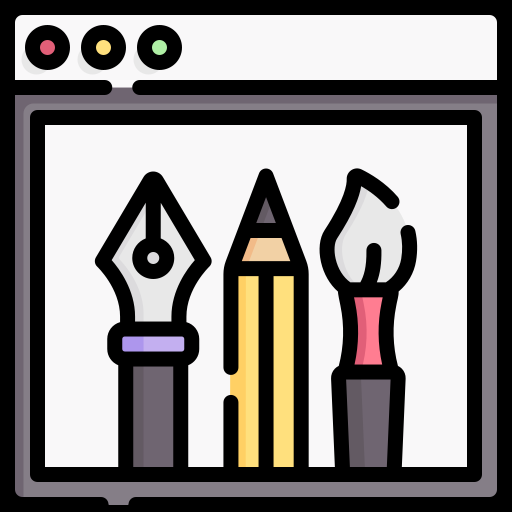
#> input picture image_enhancement.png, 512 x 512 px; its folder holds only this picture in this run
$ python -i main.py   (imports and definitions only)   (older library calls are emulated)
#> lines starting #> are read from the running program, lines starting #| are printed output that depends on the picture
# Program Overview:
# This application, developed by Meekah Yzabelle Carballo and Khublei Mo Satori Belayo,
# both 4th-year Bachelor of Science in Computer Science students, implements several
# image processing techniques.

# It includes functionalities for unraveling PCX image files (Guide 2), basic image
# enhancement such as channel separation and histogram analysis (Guide 3), and various
# point-processing methods (Guide 4) including Grayscale Transformation, Negative,
# B/W Thresholding with user-selected thresholds, and Power-law (Gamma) Transformation.
# Additionally, we have integrated spatial domain filters (Guide 5), such as Averaging
# and Median Filters, Highpass Filtering with a Laplacian operator, Unsharp Masking,
# Highboost Filtering with amplification options, and edge detection through Sobel gradient
# operators.

# This project aims to provide comprehensive image manipulation capabilities for PCX
# files, demonstrating a wide range of filtering and transformation techniques for both
# educational and practical applications.

# Import the necessary libraries
import tkinter as tk  # Standard GUI toolkit for Python
from tkinter import (  # Importing specific components from the tkinter module
    font,               # For custom font handling
    filedialog,        # For opening file dialog windows
    messagebox,        # For displaying message boxes to the user
    Toplevel,          # For creating new windows
    Frame,             # For creating frame widgets to organize the layout
    Button,            # For creating clickable buttons
    Label             # For creating label widgets to display text
)
from PIL import Image, ImageTk  # Importing PIL (Pillow) for image handling and manipulation
import struct  # For working with C-style data structures and binary data
import numpy as np  # For numerical operations and array manipulation
import matplotlib.pyplot as plt  # For creating static, animated, and interactive visualizations
import cv2  # OpenCV library for computer vision tasks

# The imported libraries serve the following purposes:
# - tkinter: Create a graphical user interface (GUI) for the application.
# - PIL (Pillow): Handle image loading, processing, and conversion to a format suitable for tkinter.
# - struct: Manage binary data structures, useful for reading and writing binary files.
# - numpy: Perform numerical computations, particularly with arrays, and facilitate image processing.
# - matplotlib: Generate plots and visualizations, particularly useful for displaying image data.
# - cv2: Provide functions for advanced image processing and computer vision tasks.

# Function to draw a rounded rectangle on a canvas
# [16 lines left out: function create_rounded_rectangle, not called in this run]

# Create the main application window
# [2 lines not run here, left out]

# Get the screen width and height
# [1 line that did not run here, left out]
# [1 line that did not run here, left out]

# Set the window size to be full screen
# [1 line that did not run here, left out]
# [1 line that did not run here, left out]

# Apply the window size and position the window in the center of the screen
# [4 lines not run here, left out]
# [1 line that did not run here, left out]
# [1 line that did not run here, left out]
# [1 line that did not run here, left out]
# [1 line not run here, left out]

# Create a canvas to draw the rounded frame
# [1 line that did not run here, left out]
# [4 lines not run here, left out]

# Create a frame to hold the icons inside the canvas
# [1 line that did not run here, left out]
# [15 lines not run here, left out]
# [1 line that did not run here, left out]
# [1 line not run here, left out]
# [1 line that did not run here, left out]
# [1 line not run here, left out]
# [1 line that did not run here, left out]

# Convert images to PhotoImage
# [1 line that did not run here, left out]
# [1 line that did not run here, left out]
# [1 line that did not run here, left out]
# [1 line that did not run here, left out]

# Define the custom font for buttons and labels
try:
    custom_font = font.Font(family="HYWenHei-85W", size=12, weight="bold")
except Exception as e:
    print(f"Error loading font: {e}")
    custom_font = font.Font(family="Helvetica", size=12, weight="bold")

# Function to open and display an image file
# [730 lines left out: functions open_image, go_back, open_pcx_file, display_color_palette, display_histogram, grayscale_transformation and 4 more, not called in this run]

# Functions for image enhancements: UNSHARP MASK
def apply_unsharp_mask(image, sigma=10.0, strength=1.5):
    """
    Applies unsharp masking to the input PCX image by processing each RGB channel separately.

    Unsharp masking enhances the sharpness of an image by subtracting a blurred version
    of the image from the original, effectively increasing the contrast of the edges.

    Parameters:
        image (PIL.Image): The input image in RGB format that will be sharpened.
        sigma (float, optional): The standard deviation of the Gaussian kernel used for blurring.
                                 Default value is 10.0. A larger sigma results in a more blurred
                                 image, which can enhance the sharpening effect.
        strength (float, optional): The strength of the sharpening effect. Default value is 1.5.
                                     A higher value results in a stronger sharpening effect.

    Returns:
        PIL.Image: The sharpened image in RGB format, with pixel values clipped to the range [0, 255].

    Raises:
        ValueError: If the input image is not a color image with 3 channels (RGB).
    """
#> called with sigma = 10, strength = 1.5

    # Convert image to numpy array
    image_array = np.array(image)

    # Check the number of dimensions
    if image_array.ndim != 3:
        raise ValueError("Input image must be a color image with 3 channels (RGB).")

    # Check if the image has 3 channels (RGB)
    if image_array.shape[2] != 3:
        raise ValueError("Image does not have 3 channels (RGB). Check image format.")

    # Split into R, G, B channels
    r, g, b = cv2.split(image_array)
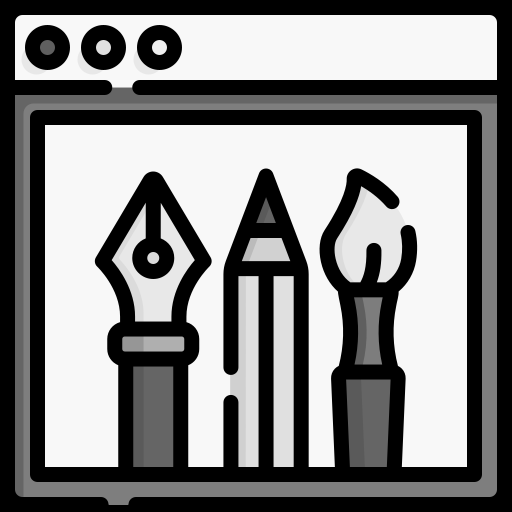
#> g: shape (512, 512); min 0, max 248, mean 132.8
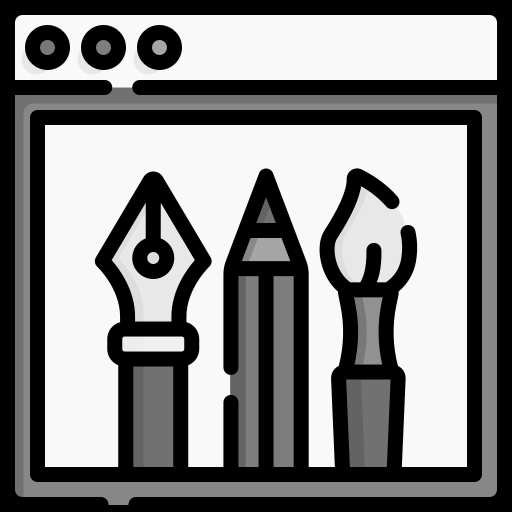
#> b: shape (512, 512); min 0, max 249, mean 131.6

    # Apply Gaussian blur and unsharp masking to each RGB channel
    r_blurred = cv2.GaussianBlur(r, (11, 11), sigma)
    r_unsharp = cv2.addWeighted(r, 1.0 + strength, r_blurred, -strength, 0)

    g_blurred = cv2.GaussianBlur(g, (11, 11), sigma)
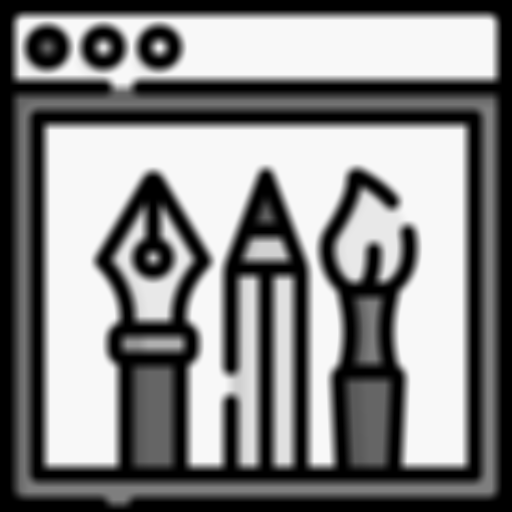
#> g_blurred: shape (512, 512); min 0, max 248, mean 132.8
    g_unsharp = cv2.addWeighted(g, 1.0 + strength, g_blurred, -strength, 0)
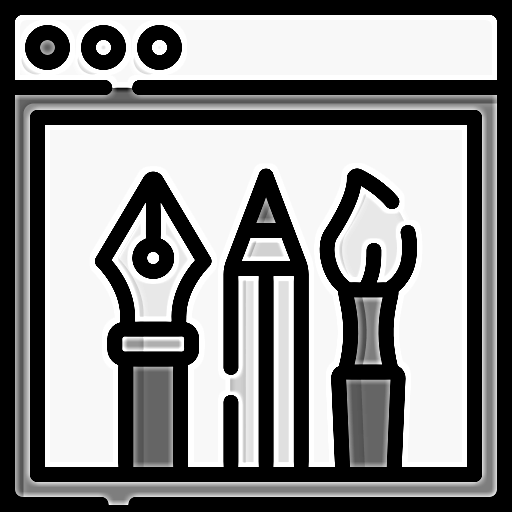
#> g_unsharp: shape (512, 512); min 0, max 255, mean 138.2

    b_blurred = cv2.GaussianBlur(b, (11, 11), sigma)
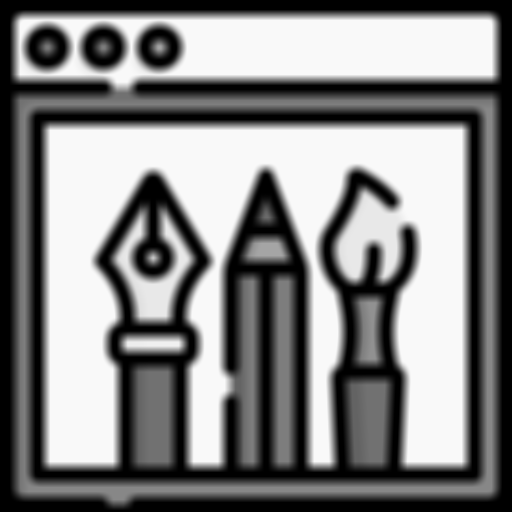
#> b_blurred: shape (512, 512); min 0, max 249, mean 131.6
    b_unsharp = cv2.addWeighted(b, 1.0 + strength, b_blurred, -strength, 0)
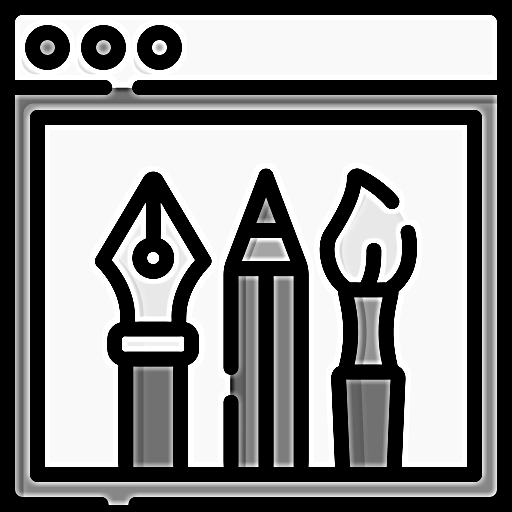
#> b_unsharp: shape (512, 512); min 0, max 255, mean 137.4

    # Merge the processed R, G, B channels back together
    unsharp_image = cv2.merge((r_unsharp, g_unsharp, b_unsharp))
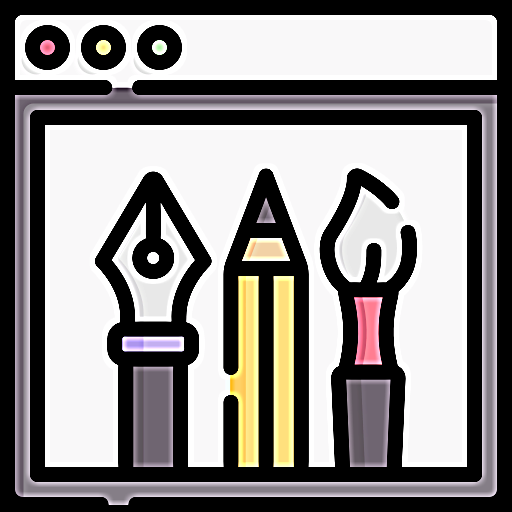
#> unsharp_image: shape (512, 512, 3); mean R, G, B 141.3, 138.2, 137.4

    # Ensure pixel values are in valid range and return the processed image
    return Image.fromarray(np.clip(unsharp_image, 0, 255).astype(np.uint8))

# Functions for image enhancements: HIGHBOOST FILTER
# [195 lines left out: functions apply_highboost_filter, apply_sobel_operator, apply_averaging, apply_median, apply_highpass, not called in this run]

# Global variable to keep track of the enhancement window
enhancement_window = None

# GUIDE 5: Image Enhancement - Spatial Domain
# Function to handle the menu for image enhancement
# [118 lines left out: function image_enhancement, not called in this run]

# Create the header frame to display the image and header information
# [1 line that did not run here, left out]
# [1 line not run here, left out]

# Label for displaying information (e.g., image metadata)
# [1 line that did not run here, left out]
# [1 line not run here, left out]

# Label for displaying the main image in the header
# [1 line that did not run here, left out]
# [1 line not run here, left out]

# Label for displaying a palette or color reference, aligned to the right
# [1 line that did not run here, left out]
# [1 line not run here, left out]

# Create an image label for the displayed image on the main canvas
# [1 line that did not run here, left out]

# Load images for the icons (including the new image enhancement icon)
# [1 line not run here, left out]
# [1 line that did not run here, left out]
# [1 line that did not run here, left out]

# Create the back button (initially hidden) with custom styling
# [11 lines that did not run here, left out]
# [1 line not run here, left out]

# Add buttons for different functionalities in the main application frame
# [8 lines that did not run here, left out]
# [1 line not run here, left out]

# [8 lines that did not run here, left out]
# [1 line not run here, left out]

# [8 lines that did not run here, left out]
# [1 line not run here, left out]

# [8 lines that did not run here, left out]
# [1 line not run here, left out]

# Add Image Enhancement button to the main frame
# [8 lines that did not run here, left out]
# [4 lines not run here, left out]

>>> import cv2
>>> picture = cv2.cvtColor(cv2.imread('image_enhancement.png'), cv2.COLOR_BGR2RGB)
>>> result = apply_unsharp_mask(picture)

$ run again, on pcx_inspect.png
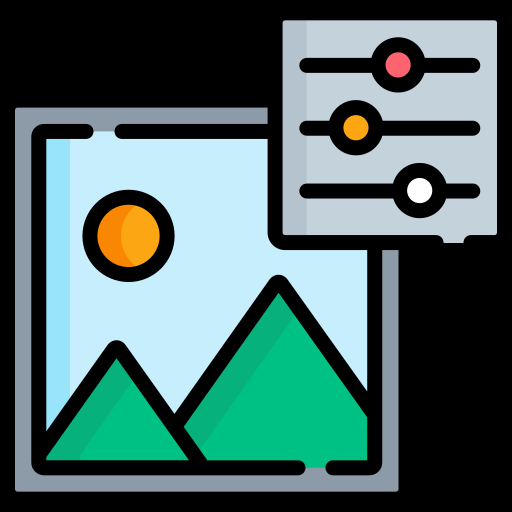
#> input picture pcx_inspect.png, 512 x 512 px
#> in apply_unsharp_mask, `b_unsharp = cv2.addWeighted(b, 1.0 + strength, b_blurred, -strength, 0)`:
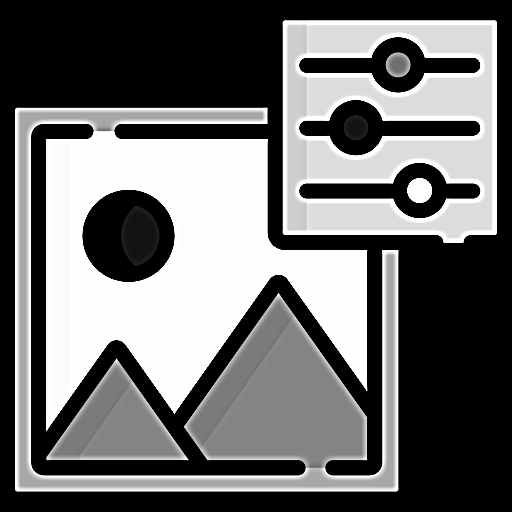
#> b_unsharp: shape (512, 512); min 0, max 255, mean 108.6
#> in apply_unsharp_mask, `unsharp_image = cv2.merge((r_unsharp, g_unsharp, b_unsharp))`:
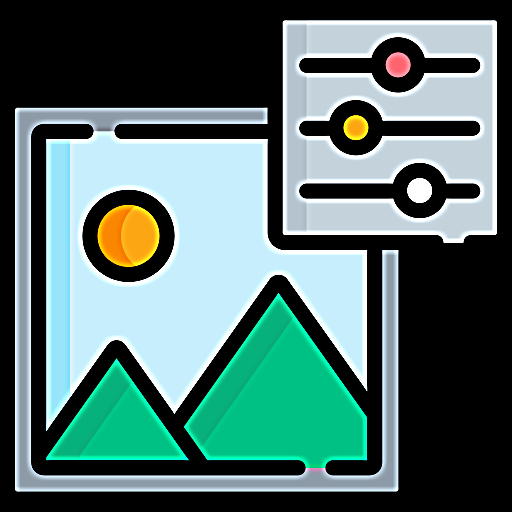
#> unsharp_image: shape (512, 512, 3); mean R, G, B 83.5, 112.1, 108.6
